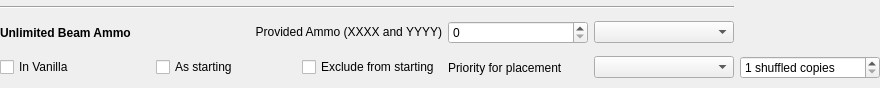
<?xml version="1.0" encoding="UTF-8"?>
<ui version="4.0">
 <class>ItemConfigurationPopup</class>
 <widget class="QDialog" name="ItemConfigurationPopup">
  <property name="geometry">
   <rect>
    <x>0</x>
    <y>0</y>
    <width>880</width>
    <height>88</height>
   </rect>
  </property>
  <property name="sizePolicy">
   <sizepolicy hsizetype="Preferred" vsizetype="Fixed">
    <horstretch>0</horstretch>
    <verstretch>0</verstretch>
   </sizepolicy>
  </property>
  <property name="maximumSize">
   <size>
    <width>16777215</width>
    <height>16777215</height>
   </size>
  </property>
  <property name="windowTitle">
   <string>Item Configuration</string>
  </property>
  <layout class="QGridLayout" name="root_layout">
   <property name="leftMargin">
    <number>0</number>
   </property>
   <property name="topMargin">
    <number>0</number>
   </property>
   <property name="rightMargin">
    <number>0</number>
   </property>
   <property name="bottomMargin">
    <number>0</number>
   </property>
   <item row="3" column="3">
    <widget class="QLabel" name="priority_label">
     <property name="text">
      <string>Priority for placement</string>
     </property>
    </widget>
   </item>
   <item row="1" column="0">
    <widget class="QLabel" name="item_name_label">
     <property name="minimumSize">
      <size>
       <width>150</width>
       <height>0</height>
      </size>
     </property>
     <property name="font">
      <font>
       <bold>true</bold>
      </font>
     </property>
     <property name="text">
      <string>Unlimited Beam Ammo</string>
     </property>
    </widget>
   </item>
   <item row="3" column="1">
    <widget class="QCheckBox" name="starting_check">
     <property name="text">
      <string>As starting</string>
     </property>
    </widget>
   </item>
   <item row="3" column="2">
    <widget class="QCheckBox" name="exclude_from_starting_check">
     <property name="text">
      <string>Exclude from starting</string>
     </property>
    </widget>
   </item>
   <item row="1" column="1" colspan="2">
    <widget class="QLabel" name="provided_ammo_label">
     <property name="toolTip">
      <string>&lt;html&gt;&lt;head/&gt;&lt;body&gt;&lt;p&gt;When this item is collected, it also gives this amount of the given ammos.&lt;/p&gt;&lt;p&gt;This is included in the calculation of how much each pickup of this ammo gives.&lt;/p&gt;&lt;/body&gt;&lt;/html&gt;</string>
     </property>
     <property name="text">
      <string>&lt;html&gt;&lt;head/&gt;&lt;body&gt;&lt;p&gt;Provided Ammo (XXXX and YYYY)&lt;/p&gt;&lt;/body&gt;&lt;/html&gt;</string>
     </property>
     <property name="alignment">
      <set>Qt::AlignRight|Qt::AlignTrailing|Qt::AlignVCenter</set>
     </property>
     <property name="wordWrap">
      <bool>true</bool>
     </property>
    </widget>
   </item>
   <item row="3" column="0">
    <widget class="QCheckBox" name="vanilla_check">
     <property name="text">
      <string>In Vanilla</string>
     </property>
    </widget>
   </item>
   <item row="3" column="5">
    <widget class="ScrollProtectedSpinBox" name="shuffled_spinbox">
     <property name="suffix">
      <string> shuffled copies</string>
     </property>
     <property name="minimum">
      <number>1</number>
     </property>
     <property name="maximum">
      <number>99</number>
     </property>
    </widget>
   </item>
   <item row="0" column="0" colspan="5">
    <widget class="Line" name="separator_line">
     <property name="orientation">
      <enum>Qt::Horizontal</enum>
     </property>
    </widget>
   </item>
   <item row="3" column="4">
    <widget class="ScrollProtectedComboBox" name="priority_combo"/>
   </item>
   <item row="1" column="4">
    <widget class="ScrollProtectedComboBox" name="state_case_combo"/>
   </item>
   <item row="1" column="3">
    <widget class="ScrollProtectedSpinBox" name="provided_ammo_spinbox"/>
   </item>
  </layout>
 </widget>
 <layoutdefault spacing="6" margin="11"/>
 <customwidgets>
  <customwidget>
   <class>ScrollProtectedSpinBox</class>
   <extends>QSpinBox</extends>
   <header>randovania/gui/lib/scroll_protected.h</header>
  </customwidget>
  <customwidget>
   <class>ScrollProtectedComboBox</class>
   <extends>QComboBox</extends>
   <header>randovania/gui/lib/scroll_protected.h</header>
  </customwidget>
 </customwidgets>
 <resources/>
 <connections/>
</ui>
